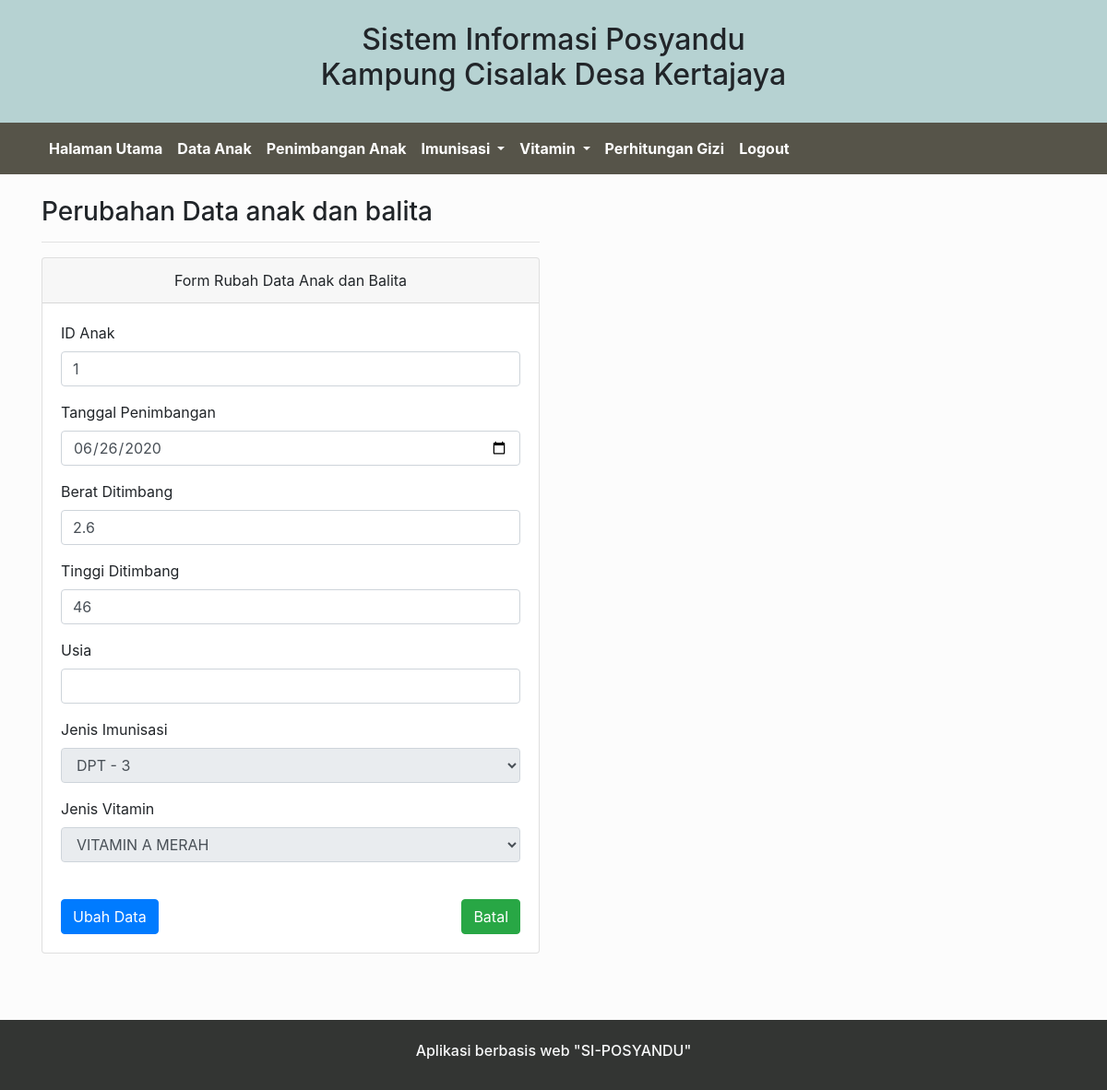
The page /Timbangan/edit/1 on the database its author committed.
### tables this page shows
CREATE TABLE `timbangan` (
  `Kode_timbangan` int(10) NOT NULL,
  `Id_anak` int(10) NOT NULL,
  `Tanggal_penimbangan` date NOT NULL,
  `Berat_timbangan` varchar(5) NOT NULL,
  `Tinggi_timbangan` int(5) NOT NULL,
  `Kode_imunisasi` int(10) NOT NULL,
  `Kode_vitamin` int(10) DEFAULT NULL
);

CREATE TABLE `anak` (
  `Id_anak` int(10) NOT NULL,
  `Nama_anak` varchar(30) NOT NULL,
  `Tanggal_lahir` date NOT NULL,
  `Jenis_kelamin` varchar(20) NOT NULL,
  `Berat_badan` varchar(5) NOT NULL,
  `Tinggi_badan` int(5) NOT NULL,
  `Usia` varchar(30) NOT NULL,
  `Nama_ibu` varchar(20) NOT NULL,
  `Nama_ayah` varchar(20) NOT NULL,
  `Alamat` varchar(50) NOT NULL,
  `Status` varchar(30) NOT NULL
);

### application/controllers/Timbangan.php (called while the page is built, shortened)
<?php
class Timbangan extends CI_Controller{
    public function __construct()
    {
        $this->load->model('Timbangan_model');
        $this->load->helper('url');
    }
   public function edit()
    {
        $data['judul'] = 'Edit Data Timbangan';
        $data['timbangan'] = $this->Timbangan_model->getDetail($this->uri->segment(3))[0];
        $data['imun'] = $this->Timbangan_model->getImun();
        $data['vitamin'] = $this->Timbangan_model->getVit();
        $this->load->view('Templates2/Header', $data);
        $this->load->view('Timbangan/Edit', $data);
        $this->load->view('Templates2/Footer');
    }
}

### index.php (called while the page is built, shortened)
<?php
require_once BASEPATH.'core/CodeIgniter.php';

### application/models/Timbangan_model.php (called while the page is built, shortened)
<?php
class Timbangan_model extends CI_Model{
    public function getImun()
    {
        return $this->db->get('imunisasi');
    }
    public function getVit()
    {
        return $this->db->get('vitamin');
    }
    public function getDetail($id)
    {
        $sql = "select timbangan.*, anak.*, imunisasi.*, vitamin.* from timbangan join imunisasi on imunisasi.Kode_imunisasi=timbangan.Kode_imunisasi join vitamin on vitamin.Kode_vitamin=timbangan.Kode_vitamin join anak on anak.Id_anak=timbangan.Id_anak where timbangan.Kode_timbangan=$id";
        $query = $this->db->query($sql);
        return $query->result_array();
    }
}

### application/views/Timbangan/Edit.php (the view)
<div class="container">
<div class="row mt-4">
<div class="col-md-6">
<h3> Perubahan Data anak dan balita </h3><hr>
<div class="card">
  <div class="card-header text-center">
    Form Rubah Data Anak dan Balita
  </div>
  <div class="card-body">
    <form action="<?= base_url('Timbangan/proses_edit/'.$this->uri->segment(3)) ?>" method="post">
        <div class="form-group">
        <label for="Id_Anak">ID Anak</label>
        <input type="text" name="Id_anak" class="form-control" id="Id_anak" value="<?= $timbangan['Id_anak']?>">
        </div>
        <div class="form-group">
        <label for="Tanggal_penimbangan">Tanggal Penimbangan</label>
        <input type="date" name="Tanggal_penimbangan" class="form-control" id="Tanggal_penimbangan" value="<?= $timbangan['Tanggal_penimbangan']?>">
        </div>
        <div class="form-group">
        <label for="Berat_timbangan">Berat Ditimbang</label>
        <input type="text" name="Berat_timbangan" class="form-control" id="Berat_timbangan" value="<?= $timbangan['Berat_timbangan']?> ">
        </div>
        <div class="form-group">
        <label for="Tinggi_timbangan">Tinggi Ditimbang</label>
        <input type="text" name="Tinggi_timbangan" class="form-control" id="Tinggi_timbangan" value="<?= $timbangan['Tinggi_timbangan']?> ">
        </div>
        <div class="form-group">
        <label for="Usia_timbangan">Usia</label>
        <input type="text" name="Usia_timbangan" class="form-control" id="Usia_timbangan" value="<?= $timbangan['Usia_timbangan']?>">
        </div>
        <div class="form-group">
        <label for="Kode_imunisasi">Jenis Imunisasi</label>
        <select class="form-control" id="Kode_imunisasi" name="Kode_imunisasi" readonly="">
        <?php foreach ($imun->result() as $row): ?>
         <?php if ($timbangan['Kode_imunisasi'] == $row->Kode_imunisasi) { ?>
               <option value="<?= $row->Kode_imunisasi ?>" selected><?= $row->Jenis_imunisasi ?></option>
            <?php  } else { ?>
                <option value="<?= $row->Kode_imunisasi ?>"> <?= $row->Jenis_imunisasi ?></option>
            <?php } ?>
            <?php endforeach; ?>
        </select>
        </div>
        <div class="form-group">
        <label for="Kode_vitamin">Jenis Vitamin</label>
        <select class="form-control" id="Kode_vitamin" name="Kode_vitamin" readonly="">
        <?php foreach ($vitamin->result() as $vit) : ?>
         <?php   if ($timbangan['Kode_imunisasi'] == $vit->Kode_vitamin) { ?>
            <option value="<?= $vit->Kode_vitamin ?>" selected> <?= $vit->Jenis_vitamin ?></option>
         <?php }else { ?>
                <option value="<?= $vit->Kode_vitamin ?>"> <?= $vit->Jenis_vitamin ?></option>
         <?php  } ?>
            <?php  endforeach; ?>
        </select>
        </div>
        <br>
        <button type="submit" name="edit" class="btn btn-primary"> Ubah Data </button>
        <a class="btn btn-success float-right" href="<?= base_url(); ?>Timbangan" role="button">Batal</a>
    </form>
  </div>
</div>
</div>
</div>
</div>
<br><br><br>

### rows shown on the page
timbangan: Id_anak "1", Tanggal_penimbangan "06/26/2020", Berat_timbangan "2.6", Tinggi_timbangan "46"

### other values the page prints
form field Kode_imunisasi "DPT - 3"
form field Kode_vitamin "VITAMIN A MERAH"
